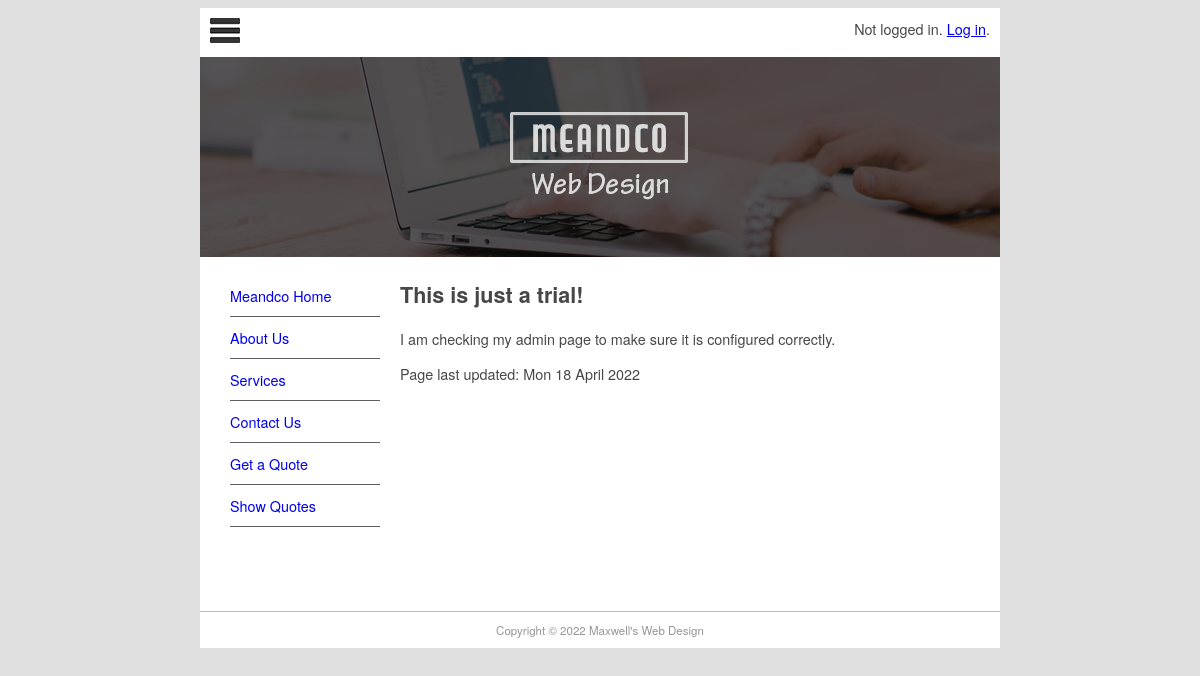
The page / on the database its author committed.
### pages/models.py (models this page shows, shortened)
class Page(models.Model):
    title = models.CharField(max_length=60)
    permalink = models.CharField(max_length=12, unique=True)
    update_date = models.DateTimeField('Last Updated')
    bodytext = models.TextField('Page Content', blank=True)

### pages/views.py (the view)
# urls.py: path('', views.index, {'pagename': ''}, name='home'),
def index(request, pagename):
    pagename = '/' + pagename
    pg = get_object_or_404(Page, permalink=pagename)
    context = {
        'title': pg.title,
        'content': pg.bodytext,
        'last_updated': pg.update_date,
        'page_list': Page.objects.all(),
    }
    return render(request, 'pages/page.html', context)

### pages/templates/pages/page.html (shortened to what this page needs)
{% extends "base.html" %}
{% block sidenav %}
    {% for page in page_list %}
    <li>
      <a href="{{ page.permalink }}">{{ page.title }}</a>
    </li>
    {% endfor %}
{% endblock sidenav %}
{% block content %}
{% autoescape off %}
{{ content }}
{% endautoescape %}
<p>
  Page last updated: {{ last_updated|date:"D d F Y" }}
</p>
{% endblock content %}

### mfdw_site/static/main.css (style rules this page uses)
body { background-color: #E0E0E0; font-family: Gotham, "Helvetica Neue", Helvetica, Arial, sans-serif; font-size: 0.9em; text-align: justify; color: #474747; }
#nav li { padding-top: 10px; padding-bottom: 10px; font-size: 1em; list-style-type: none; border-bottom: thin solid #5F5F5F; color: #4C4C4C; left: 0px; list-style-position: inside; margin-left: -10px; }
#nav li a { text-decoration: none; }

### rows shown on the page
Page: title "Meandco Home", bodytext "This is just a trial! I am checking my admin page to make sure it is configured correctly.", update_date "Mon 18 April 2022"
Page: title "About Us"
Page: title "Services"
